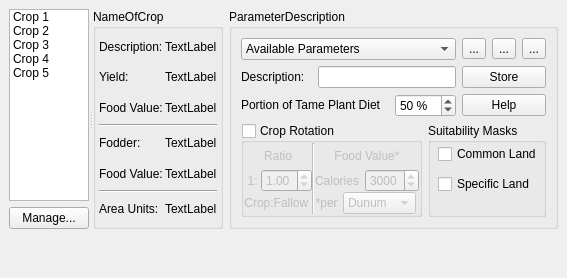
     <widget class="QWidget" name="crops_tab" >
      <attribute name="title" >
       <string>Crops</string>
      </attribute>
      <layout class="QGridLayout" >
       <property name="margin" >
        <number>9</number>
       </property>
       <property name="spacing" >
        <number>6</number>
       </property>
       <item row="0" column="0" >
        <widget class="QSplitter" name="splitter_3" >
         <property name="orientation" >
          <enum>Qt::Horizontal</enum>
         </property>
         <widget class="QWidget" name="" >
          <layout class="QVBoxLayout" >
           <property name="margin" >
            <number>0</number>
           </property>
           <property name="spacing" >
            <number>6</number>
           </property>
           <item>
            <widget class="QListWidget" name="listWidgetPlants" >
             <property name="sizePolicy" >
              <sizepolicy>
               <hsizetype>13</hsizetype>
               <vsizetype>7</vsizetype>
               <horstretch>0</horstretch>
               <verstretch>0</verstretch>
              </sizepolicy>
             </property>
             <property name="editTriggers" >
              <set>QAbstractItemView::CurrentChanged|QAbstractItemView::EditKeyPressed|QAbstractItemView::NoEditTriggers</set>
             </property>
             <item>
              <property name="text" >
               <string>Crop 1</string>
              </property>
             </item>
             <item>
              <property name="text" >
               <string>Crop 2</string>
              </property>
             </item>
             <item>
              <property name="text" >
               <string>Crop 3</string>
              </property>
             </item>
             <item>
              <property name="text" >
               <string>Crop 4</string>
              </property>
             </item>
             <item>
              <property name="text" >
               <string>Crop 5</string>
              </property>
             </item>
            </widget>
           </item>
           <item>
            <widget class="QPushButton" name="pbnNewPlant" >
             <property name="sizePolicy" >
              <sizepolicy>
               <hsizetype>5</hsizetype>
               <vsizetype>0</vsizetype>
               <horstretch>0</horstretch>
               <verstretch>0</verstretch>
              </sizepolicy>
             </property>
             <property name="text" >
              <string>Manage...</string>
             </property>
            </widget>
           </item>
          </layout>
         </widget>
         <widget class="QGroupBox" name="groupBox" >
          <property name="title" >
           <string>NameOfCrop</string>
          </property>
          <layout class="QGridLayout" >
           <property name="margin" >
            <number>3</number>
           </property>
           <property name="spacing" >
            <number>2</number>
           </property>
           <item row="3" column="0" colspan="2" >
            <widget class="Line" name="line_2" >
             <property name="orientation" >
              <enum>Qt::Horizontal</enum>
             </property>
            </widget>
           </item>
           <item row="6" column="0" colspan="2" >
            <widget class="Line" name="line" >
             <property name="orientation" >
              <enum>Qt::Horizontal</enum>
             </property>
            </widget>
           </item>
           <item row="0" column="0" >
            <widget class="QLabel" name="label_10" >
             <property name="text" >
              <string>Description:</string>
             </property>
            </widget>
           </item>
           <item row="0" column="1" >
            <widget class="QLabel" name="labelCropDescription" >
             <property name="text" >
              <string>TextLabel</string>
             </property>
            </widget>
           </item>
           <item row="1" column="1" >
            <widget class="QLabel" name="labelCropYield" >
             <property name="text" >
              <string>TextLabel</string>
             </property>
            </widget>
           </item>
           <item row="1" column="0" >
            <widget class="QLabel" name="labelPlantDescription4" >
             <property name="sizePolicy" >
              <sizepolicy>
               <hsizetype>5</hsizetype>
               <vsizetype>5</vsizetype>
               <horstretch>0</horstretch>
               <verstretch>0</verstretch>
              </sizepolicy>
             </property>
             <property name="text" >
              <string>Yield:</string>
             </property>
             <property name="textFormat" >
              <enum>Qt::AutoText</enum>
             </property>
             <property name="wordWrap" >
              <bool>false</bool>
             </property>
            </widget>
           </item>
           <item row="2" column="1" >
            <widget class="QLabel" name="labelCropFoodValue" >
             <property name="text" >
              <string>TextLabel</string>
             </property>
            </widget>
           </item>
           <item row="2" column="0" >
            <widget class="QLabel" name="label_15" >
             <property name="text" >
              <string>Food Value:</string>
             </property>
            </widget>
           </item>
           <item row="4" column="1" >
            <widget class="QLabel" name="labelCropFodder" >
             <property name="text" >
              <string>TextLabel</string>
             </property>
            </widget>
           </item>
           <item row="4" column="0" >
            <widget class="QLabel" name="labelPlantDescription6" >
             <property name="sizePolicy" >
              <sizepolicy>
               <hsizetype>1</hsizetype>
               <vsizetype>5</vsizetype>
               <horstretch>0</horstretch>
               <verstretch>0</verstretch>
              </sizepolicy>
             </property>
             <property name="toolTip" >
              <string>&lt;html>&lt;head>&lt;meta name="qrichtext" content="1" />&lt;style type="text/css">
p, li { white-space: pre-wrap; }
&lt;/style>&lt;/head>&lt;body style=" font-family:'Sans Serif'; font-size:9pt; font-weight:400; font-style:normal; text-decoration:none;">
&lt;p style=" margin-top:0px; margin-bottom:0px; margin-left:0px; margin-right:0px; -qt-block-indent:0; text-indent:0px;">Fodder produced from Wheat&lt;/p>&lt;/body>&lt;/html></string>
             </property>
             <property name="whatsThis" >
              <string>&lt;html>&lt;head>&lt;meta name="qrichtext" content="1" />&lt;style type="text/css">
p, li { white-space: pre-wrap; }
&lt;/style>&lt;/head>&lt;body style=" font-family:'Sans Serif'; font-size:9pt; font-weight:400; font-style:normal; text-decoration:none;">
&lt;p style=" margin-top:0px; margin-bottom:0px; margin-left:0px; margin-right:0px; -qt-block-indent:0; text-indent:0px;">Fodder is the straw and chaff left after harvesting the grain.  Enter the number of Kilograms expected for this crop per (either) dunum or hectare&lt;/p>&lt;/body>&lt;/html></string>
             </property>
             <property name="text" >
              <string>Fodder:</string>
             </property>
             <property name="textFormat" >
              <enum>Qt::AutoText</enum>
             </property>
             <property name="wordWrap" >
              <bool>false</bool>
             </property>
            </widget>
           </item>
           <item row="5" column="1" >
            <widget class="QLabel" name="labelCropFodderFoodValue" >
             <property name="text" >
              <string>TextLabel</string>
             </property>
            </widget>
           </item>
           <item row="5" column="0" >
            <widget class="QLabel" name="label_16" >
             <property name="text" >
              <string>Food Value:</string>
             </property>
            </widget>
           </item>
           <item row="7" column="1" >
            <widget class="QLabel" name="labelCropAreaUnits" >
             <property name="text" >
              <string>TextLabel</string>
             </property>
            </widget>
           </item>
           <item row="7" column="0" >
            <widget class="QLabel" name="label_8" >
             <property name="text" >
              <string>Area Units:</string>
             </property>
            </widget>
           </item>
          </layout>
         </widget>
        </widget>
       </item>
       <item row="0" column="1" >
        <widget class="QGroupBox" name="groupBox_3" >
         <property name="title" >
          <string>ParameterDescription</string>
         </property>
         <layout class="QGridLayout" >
          <property name="margin" >
           <number>9</number>
          </property>
          <property name="spacing" >
           <number>6</number>
          </property>
          <item row="1" column="1" colspan="3" >
           <widget class="QPushButton" name="pbnNewPlantParameter" >
            <property name="text" >
             <string>Store</string>
            </property>
           </widget>
          </item>
          <item rowspan="2" row="1" column="0" >
           <layout class="QGridLayout" >
            <property name="margin" >
             <number>0</number>
            </property>
            <property name="spacing" >
             <number>6</number>
            </property>
            <item row="0" column="1" colspan="2" >
             <widget class="QLineEdit" name="leDescription" >
              <property name="whatsThis" >
               <string>Description of the current layerset</string>
              </property>
             </widget>
            </item>
            <item row="1" column="2" >
             <widget class="QSpinBox" name="sbPercentTamePlant" >
              <property name="sizePolicy" >
               <sizepolicy>
                <hsizetype>0</hsizetype>
                <vsizetype>0</vsizetype>
                <horstretch>0</horstretch>
                <verstretch>0</verstretch>
               </sizepolicy>
              </property>
              <property name="toolTip" >
               <string>&lt;html>&lt;head>&lt;meta name="qrichtext" content="1" />&lt;style type="text/css">
p, li { white-space: pre-wrap; }
&lt;/style>&lt;/head>&lt;body style=" font-family:'Sans Serif'; font-size:9pt; font-weight:400; font-style:normal; text-decoration:none;">
&lt;p style=" margin-top:0px; margin-bottom:0px; margin-left:0px; margin-right:0px; -qt-block-indent:0; text-indent:0px;">Pigs contiribute this percent towards the tame meat portion of the diet&lt;/p>&lt;/body>&lt;/html></string>
              </property>
              <property name="suffix" >
               <string> %</string>
              </property>
              <property name="maximum" >
               <number>100</number>
              </property>
              <property name="value" >
               <number>50</number>
              </property>
             </widget>
            </item>
            <item row="1" column="0" colspan="2" >
             <widget class="QLabel" name="labelPortionDiet" >
              <property name="sizePolicy" >
               <sizepolicy>
                <hsizetype>1</hsizetype>
                <vsizetype>4</vsizetype>
                <horstretch>0</horstretch>
                <verstretch>0</verstretch>
               </sizepolicy>
              </property>
              <property name="frameShape" >
               <enum>QFrame::NoFrame</enum>
              </property>
              <property name="text" >
               <string>Portion of Tame Plant Diet</string>
              </property>
              <property name="alignment" >
               <set>Qt::AlignBottom|Qt::AlignLeading|Qt::AlignLeft</set>
              </property>
             </widget>
            </item>
            <item row="0" column="0" >
             <widget class="QLabel" name="label_4" >
              <property name="text" >
               <string>Description:</string>
              </property>
             </widget>
            </item>
           </layout>
          </item>
          <item row="3" column="0" colspan="4" >
           <layout class="QHBoxLayout" >
            <property name="margin" >
             <number>0</number>
            </property>
            <property name="spacing" >
             <number>6</number>
            </property>
            <item>
             <widget class="QGroupBox" name="grpCropRotation" >
              <property name="sizePolicy" >
               <sizepolicy>
                <hsizetype>5</hsizetype>
                <vsizetype>5</vsizetype>
                <horstretch>0</horstretch>
                <verstretch>0</verstretch>
               </sizepolicy>
              </property>
              <property name="minimumSize" >
               <size>
                <width>0</width>
                <height>0</height>
               </size>
              </property>
              <property name="cursor" >
               <cursor>0</cursor>
              </property>
              <property name="whatsThis" >
               <string>Select Fodder if you believe the animals were fed grain to supplement their grazing.  You will then have to select how many kg of the selected grain you believe they fed each animal either every day, week, or month.</string>
              </property>
              <property name="title" >
               <string>Crop Rotation</string>
              </property>
              <property name="checkable" >
               <bool>true</bool>
              </property>
              <property name="checked" >
               <bool>false</bool>
              </property>
              <layout class="QGridLayout" >
               <property name="margin" >
                <number>0</number>
               </property>
               <property name="spacing" >
                <number>0</number>
               </property>
               <item row="0" column="0" >
                <layout class="QGridLayout" >
                 <property name="margin" >
                  <number>0</number>
                 </property>
                 <property name="spacing" >
                  <number>0</number>
                 </property>
                 <item row="1" column="1" >
                  <widget class="QDoubleSpinBox" name="sbFallowRatio" >
                   <property name="toolTip" >
                    <string>&lt;html>&lt;head>&lt;meta name="qrichtext" content="1" />&lt;style type="text/css">
p, li { white-space: pre-wrap; }
&lt;/style>&lt;/head>&lt;body style=" font-family:'Sans Serif'; font-size:9pt; font-weight:400; font-style:normal; text-decoration:none;">
&lt;p style=" margin-top:0px; margin-bottom:0px; margin-left:0px; margin-right:0px; -qt-block-indent:0; text-indent:0px;">Fallow&lt;/p>&lt;/body>&lt;/html></string>
                   </property>
                   <property name="maximum" >
                    <double>5.000000000000000</double>
                   </property>
                   <property name="singleStep" >
                    <double>0.250000000000000</double>
                   </property>
                   <property name="value" >
                    <double>1.000000000000000</double>
                   </property>
                  </widget>
                 </item>
                 <item row="0" column="0" colspan="2" >
                  <widget class="QLabel" name="labelFallow1" >
                   <property name="sizePolicy" >
                    <sizepolicy>
                     <hsizetype>1</hsizetype>
                     <vsizetype>5</vsizetype>
                     <horstretch>0</horstretch>
                     <verstretch>0</verstretch>
                    </sizepolicy>
                   </property>
                   <property name="toolTip" >
                    <string>&lt;html>&lt;head>&lt;meta name="qrichtext" content="1" />&lt;style type="text/css">
p, li { white-space: pre-wrap; }
&lt;/style>&lt;/head>&lt;body style=" font-family:'Sans Serif'; font-size:9pt; font-weight:400; font-style:normal; text-decoration:none;">
&lt;p style=" margin-top:0px; margin-bottom:0px; margin-left:0px; margin-right:0px; -qt-block-indent:0; text-indent:0px;">A value of 1:1 is default, and means that half the land is fallow, half is crop.  If there is a crop rotation so that it is only fallow every 3rd year, you could use a ratio of 2:1.  If they cropped continuously, the ratio would be 1:0.&lt;/p>&lt;/body>&lt;/html></string>
                   </property>
                   <property name="text" >
                    <string>Ratio</string>
                   </property>
                   <property name="alignment" >
                    <set>Qt::AlignCenter</set>
                   </property>
                  </widget>
                 </item>
                 <item row="1" column="0" >
                  <widget class="QLabel" name="labelFallow3" >
                   <property name="layoutDirection" >
                    <enum>Qt::LeftToRight</enum>
                   </property>
                   <property name="text" >
                    <string> 1: </string>
                   </property>
                   <property name="alignment" >
                    <set>Qt::AlignRight|Qt::AlignTrailing|Qt::AlignVCenter</set>
                   </property>
                  </widget>
                 </item>
                </layout>
               </item>
               <item row="1" column="0" >
                <widget class="QLabel" name="labelFallow5" >
                 <property name="sizePolicy" >
                  <sizepolicy>
                   <hsizetype>0</hsizetype>
                   <vsizetype>5</vsizetype>
                   <horstretch>0</horstretch>
                   <verstretch>0</verstretch>
                  </sizepolicy>
                 </property>
                 <property name="toolTip" >
                  <string>&lt;html>&lt;head>&lt;meta name="qrichtext" content="1" />&lt;style type="text/css">
p, li { white-space: pre-wrap; }
&lt;/style>&lt;/head>&lt;body style=" font-family:'Sans Serif'; font-size:9pt; font-weight:400; font-style:normal; text-decoration:none;">
&lt;p style=" margin-top:0px; margin-bottom:0px; margin-left:0px; margin-right:0px; -qt-block-indent:0; text-indent:0px;">A value of 1:1 is default, and means that half the land is fallow, half is crop.  If there is a crop rotation so that it is only fallow every 3rd year, you could use a ratio of 2:1.  If they cropped continuously, the ratio would be 1:0.&lt;/p>&lt;/body>&lt;/html></string>
                 </property>
                 <property name="text" >
                  <string>Crop:Fallow </string>
                 </property>
                 <property name="alignment" >
                  <set>Qt::AlignCenter</set>
                 </property>
                </widget>
               </item>
               <item row="0" column="2" colspan="2" >
                <layout class="QVBoxLayout" >
                 <property name="margin" >
                  <number>0</number>
                 </property>
                 <property name="spacing" >
                  <number>0</number>
                 </property>
                 <item>
                  <widget class="QLabel" name="labelFallow2" >
                   <property name="text" >
                    <string>Food Value*</string>
                   </property>
                   <property name="alignment" >
                    <set>Qt::AlignCenter</set>
                   </property>
                  </widget>
                 </item>
                 <item>
                  <layout class="QHBoxLayout" >
                   <property name="margin" >
                    <number>0</number>
                   </property>
                   <property name="spacing" >
                    <number>6</number>
                   </property>
                   <item>
                    <widget class="QLabel" name="labelFallow4" >
                     <property name="sizePolicy" >
                      <sizepolicy>
                       <hsizetype>1</hsizetype>
                       <vsizetype>5</vsizetype>
                       <horstretch>0</horstretch>
                       <verstretch>0</verstretch>
                      </sizepolicy>
                     </property>
                     <property name="text" >
                      <string>Calories</string>
                     </property>
                     <property name="alignment" >
                      <set>Qt::AlignRight|Qt::AlignTrailing|Qt::AlignVCenter</set>
                     </property>
                    </widget>
                   </item>
                   <item>
                    <widget class="QSpinBox" name="sbFallowCalories" >
                     <property name="sizePolicy" >
                      <sizepolicy>
                       <hsizetype>0</hsizetype>
                       <vsizetype>0</vsizetype>
                       <horstretch>0</horstretch>
                       <verstretch>0</verstretch>
                      </sizepolicy>
                     </property>
                     <property name="maximum" >
                      <number>5000</number>
                     </property>
                     <property name="minimum" >
                      <number>1</number>
                     </property>
                     <property name="value" >
                      <number>3000</number>
                     </property>
                    </widget>
                   </item>
                  </layout>
                 </item>
                </layout>
               </item>
               <item row="1" column="3" >
                <widget class="QComboBox" name="comboBoxAreaUnits" >
                 <property name="sizePolicy" >
                  <sizepolicy>
                   <hsizetype>4</hsizetype>
                   <vsizetype>0</vsizetype>
                   <horstretch>0</horstretch>
                   <verstretch>0</verstretch>
                  </sizepolicy>
                 </property>
                 <property name="toolTip" >
                  <string>&lt;html>&lt;head>&lt;meta name="qrichtext" content="1" />&lt;style type="text/css">
p, li { white-space: pre-wrap; }
&lt;/style>&lt;/head>&lt;body style=" font-family:'Sans Serif'; font-size:9pt; font-weight:400; font-style:normal; text-decoration:none;">
&lt;p style=" margin-top:0px; margin-bottom:0px; margin-left:0px; margin-right:0px; -qt-block-indent:0; text-indent:0px;">1 dunum = 1000 square meters&lt;/p>
&lt;p style=" margin-top:0px; margin-bottom:0px; margin-left:0px; margin-right:0px; -qt-block-indent:0; text-indent:0px;">1 hectare = 10,000 square meters&lt;/p>&lt;/body>&lt;/html></string>
                 </property>
                 <item>
                  <property name="text" >
                   <string>Dunum</string>
                  </property>
                 </item>
                 <item>
                  <property name="text" >
                   <string>Hectare</string>
                  </property>
                 </item>
                </widget>
               </item>
               <item row="1" column="2" >
                <widget class="QLabel" name="labelFallow6" >
                 <property name="sizePolicy" >
                  <sizepolicy>
                   <hsizetype>4</hsizetype>
                   <vsizetype>5</vsizetype>
                   <horstretch>0</horstretch>
                   <verstretch>0</verstretch>
                  </sizepolicy>
                 </property>
                 <property name="toolTip" >
                  <string>&lt;html>&lt;head>&lt;meta name="qrichtext" content="1" />&lt;style type="text/css">
p, li { white-space: pre-wrap; }
&lt;/style>&lt;/head>&lt;body style=" font-family:'Sans Serif'; font-size:9pt; font-weight:400; font-style:normal; text-decoration:none;">
&lt;p style=" margin-top:0px; margin-bottom:0px; margin-left:0px; margin-right:0px; -qt-block-indent:0; text-indent:0px;">Weeks from birth to kill weight&lt;/p>&lt;/body>&lt;/html></string>
                 </property>
                 <property name="text" >
                  <string>*per </string>
                 </property>
                 <property name="textFormat" >
                  <enum>Qt::AutoText</enum>
                 </property>
                 <property name="alignment" >
                  <set>Qt::AlignRight|Qt::AlignTrailing|Qt::AlignVCenter</set>
                 </property>
                 <property name="wordWrap" >
                  <bool>false</bool>
                 </property>
                </widget>
               </item>
               <item rowspan="2" row="0" column="1" >
                <widget class="Line" name="line_3" >
                 <property name="orientation" >
                  <enum>Qt::Vertical</enum>
                 </property>
                </widget>
               </item>
              </layout>
             </widget>
            </item>
            <item>
             <widget class="QGroupBox" name="groupBoxSuitableLand" >
              <property name="sizePolicy" >
               <sizepolicy>
                <hsizetype>5</hsizetype>
                <vsizetype>5</vsizetype>
                <horstretch>0</horstretch>
                <verstretch>0</verstretch>
               </sizepolicy>
              </property>
              <property name="minimumSize" >
               <size>
                <width>115</width>
                <height>0</height>
               </size>
              </property>
              <property name="title" >
               <string>Suitability Masks</string>
              </property>
              <widget class="QCheckBox" name="checkBoxUseSpecificLand" >
               <property name="geometry" >
                <rect>
                 <x>10</x>
                 <y>50</y>
                 <width>105</width>
                 <height>22</height>
                </rect>
               </property>
               <property name="sizePolicy" >
                <sizepolicy>
                 <hsizetype>0</hsizetype>
                 <vsizetype>0</vsizetype>
                 <horstretch>0</horstretch>
                 <verstretch>0</verstretch>
                </sizepolicy>
               </property>
               <property name="toolTip" >
                <string>binary raster named: pigmask</string>
               </property>
               <property name="text" >
                <string>Specific Land</string>
               </property>
              </widget>
              <widget class="QCheckBox" name="checkBoxUseCommonLand" >
               <property name="geometry" >
                <rect>
                 <x>10</x>
                 <y>20</y>
                 <width>111</width>
                 <height>22</height>
                </rect>
               </property>
               <property name="sizePolicy" >
                <sizepolicy>
                 <hsizetype>0</hsizetype>
                 <vsizetype>0</vsizetype>
                 <horstretch>0</horstretch>
                 <verstretch>0</verstretch>
                </sizepolicy>
               </property>
               <property name="toolTip" >
                <string>binary raster named: pigmask</string>
               </property>
               <property name="text" >
                <string>Common Land</string>
               </property>
              </widget>
             </widget>
            </item>
           </layout>
          </item>
          <item row="0" column="3" >
           <widget class="QToolButton" name="toolDelete" >
            <property name="toolTip" >
             <string>Delete</string>
            </property>
            <property name="text" >
             <string>...</string>
            </property>
            <property name="icon" >
             <iconset resource="../resources/resources.qrc" >:/delete.png</iconset>
            </property>
           </widget>
          </item>
          <item row="0" column="2" >
           <widget class="QToolButton" name="toolCopy" >
            <property name="toolTip" >
             <string>Clone</string>
            </property>
            <property name="text" >
             <string>...</string>
            </property>
            <property name="icon" >
             <iconset resource="../resources/resources.qrc" >:/copy.png</iconset>
            </property>
           </widget>
          </item>
          <item row="0" column="1" >
           <widget class="QToolButton" name="toolNew" >
            <property name="toolTip" >
             <string>New</string>
            </property>
            <property name="text" >
             <string>...</string>
            </property>
            <property name="icon" >
             <iconset resource="../resources/resources.qrc" >:/new.png</iconset>
            </property>
           </widget>
          </item>
          <item row="0" column="0" >
           <widget class="QComboBox" name="comboBox" >
            <item>
             <property name="text" >
              <string>Available Parameters</string>
             </property>
            </item>
           </widget>
          </item>
          <item row="2" column="1" colspan="3" >
           <widget class="QPushButton" name="pushButton" >
            <property name="text" >
             <string>Help</string>
            </property>
           </widget>
          </item>
         </layout>
        </widget>
       </item>
       <item row="1" column="1" >
        <spacer>
         <property name="orientation" >
          <enum>Qt::Vertical</enum>
         </property>
         <property name="sizeHint" >
          <size>
           <width>20</width>
           <height>40</height>
          </size>
         </property>
        </spacer>
       </item>
      </layout>
     </widget>
